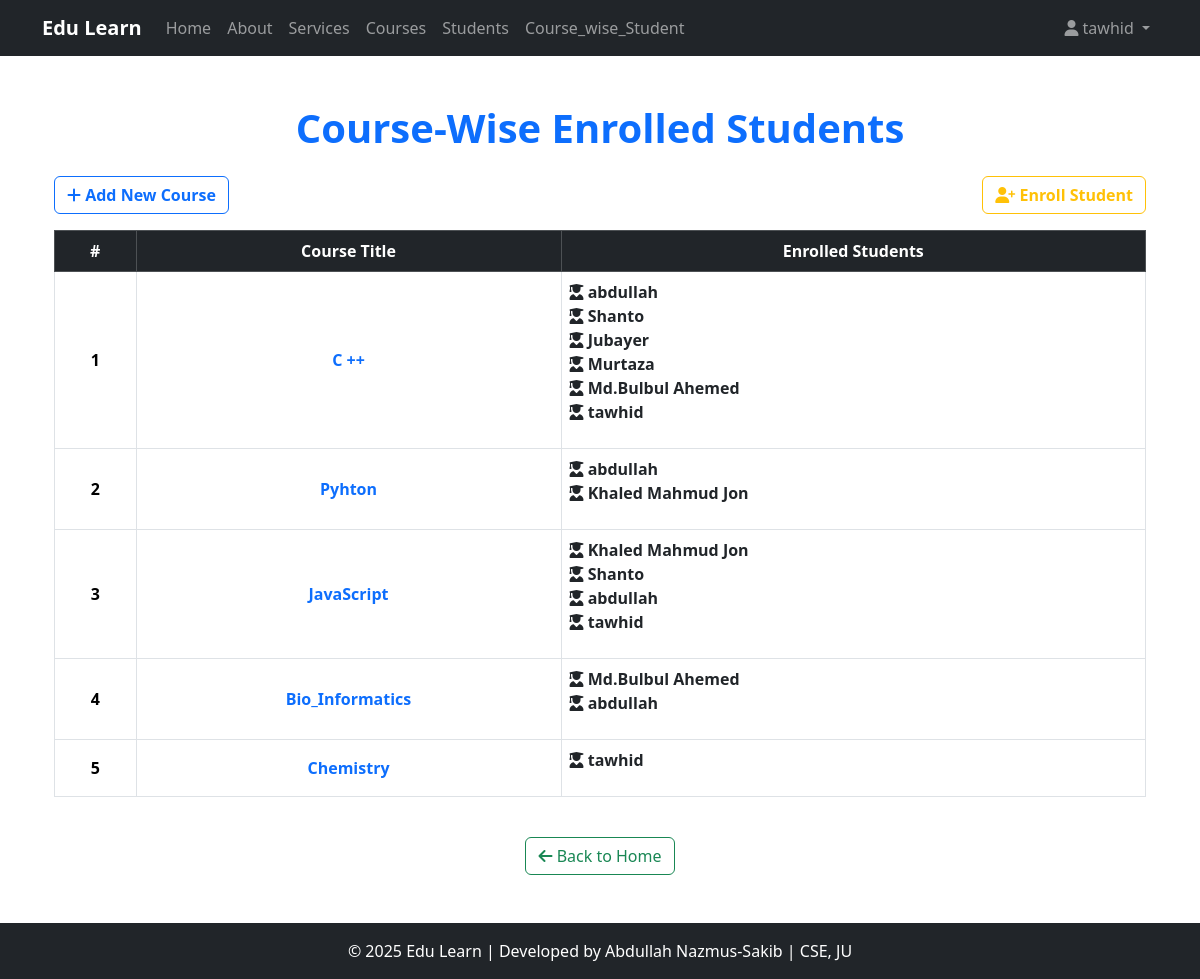
Page /Course_wise_Student/ (signed in) on the earlier database version.
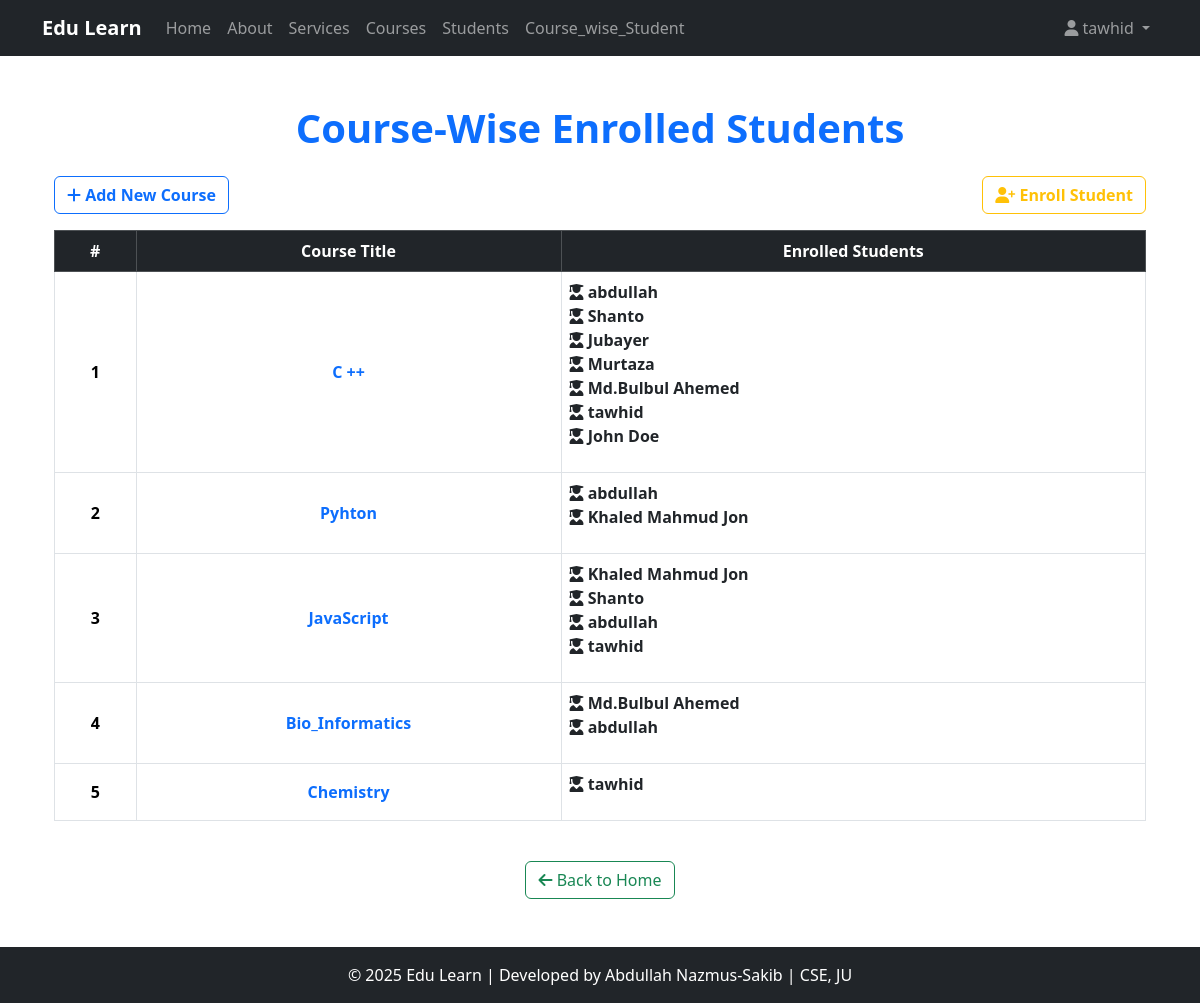
Same page on the later database version.
### Course_app/models.py (models this page shows, shortened)
class Course(models.Model):
    title = models.CharField(max_length=25)
    descriptions = models.TextField()
    durations = models.IntegerField(help_text="Durations in hours")
    thumbnail = models.ImageField(upload_to="courses_thumbnail/", null=True, blank=True)
    created_at = models.DateTimeField(auto_now_add=True,null=True,blank=True)

class Student(models.Model):
    user = models.OneToOneField(User, on_delete=models.CASCADE,null=True,blank=True)
    name = models.CharField(max_length=30)
    roll = models.IntegerField()
    email = models.EmailField(max_length=60,unique=True)
    enrolled_courses = models.ManyToManyField(Course, related_name="students")  # ✅ Changed related_name to plural
    completed_lesson = models.ManyToManyField(Lesson,related_name='completed_by',blank=True)

### Course_app/views.py (the view)
# urls.py: path('Course_wise_Student/',views.Course_wise_Student,name='Course_wise_Student'),
@login_required(login_url='login_user')
def Course_wise_Student(request):
    courses = Course.objects.all()
    context = {
        'courses':courses
    }
    return render(request,"Course_app/Course_wise_Student.html",context)

### templates/Course_app/Course_wise_Student.html (shortened to what this page needs)
{% extends 'Course_app/base.html' %}
{% block content %}
<div class="container">
    <div class="text-center mb-4">
        <h1 class="fw-bold text-primary">Course-Wise Enrolled Students</h1>
    </div>
    <div class="d-flex justify-content-between">
        <a href="{% url 'create_course' %}" class="btn btn-outline-primary fw-bold mb-3">
            <i class="fas fa-plus"></i> Add New Course
        </a>
        <a href="{% url 'Enroll_student' %}" class="btn btn-outline-warning fw-bold mb-3">
            <i class="fas fa-user-plus"></i> Enroll Student
        </a>
    </div>
    <div class="table-responsive">
        <table class="table table-bordered table-hover text-center align-middle">
            <thead class="table-dark">
                <tr>
                    <th>#</th>
                    <th>Course Title</th>
                    <th>Enrolled Students</th>
                </tr>
            </thead>
            <tbody>
                {% for course in courses %}
                <tr>
                    <td class="fw-bold">{{ forloop.counter }}</td>
                    <td class="text-primary fw-semibold">{{ course.title }}</td>
                    <td>
                        {% if course.students.all %}
                            <ul class="list-unstyled text-start">
                                {% for student in course.students.all %}
                                <li>
                                    <a href="{% url 'individual_student_detail' student.id %}" class="text-decoration-none fw-bold text-dark">
                                        <i class="fas fa-user-graduate"></i> {{ student.name }}
                                    </a>
                                </li>
                                {% endfor %}
                            </ul>
                        {% else %}
                            <span class="text-muted">No students enrolled</span>
                        {% endif %}
                    </td>
                </tr>
                {% empty %}
                <tr>
                    <td colspan="4" class="text-center text-danger fw-bold">No courses found.</td>
                </tr>
                {% endfor %}
            </tbody>
        </table>
    </div>
    <div class="d-flex justify-content-center mt-4">
        <a href="{% url 'course_list' %}" class="btn btn-outline-success">
            <i class="fas fa-arrow-left"></i> Back to Home
        </a>
    </div>
</div>
{% endblock content %}

Differences in the rows shown:
added Student: name "John Doe", shown under Course (number 1 of 5 on the later page)
